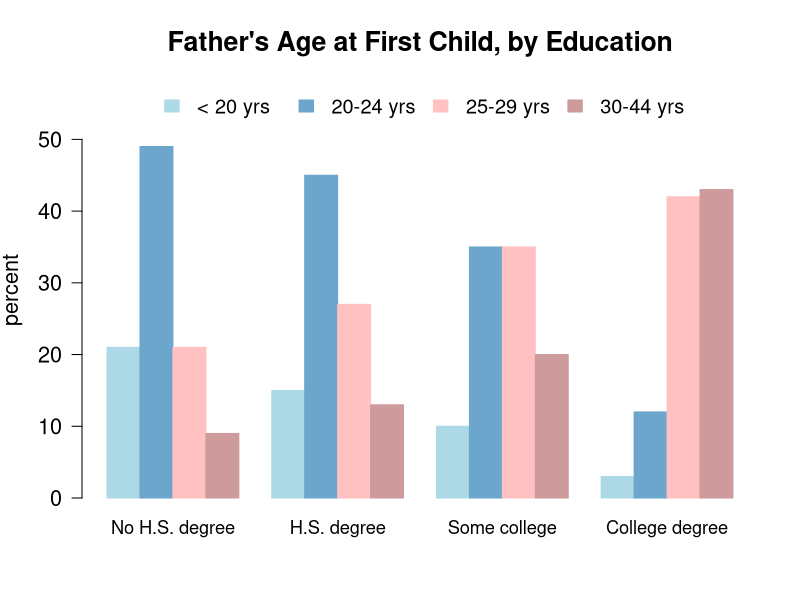

Write R code to recreate this figure.
## ----groupedbarchart, fig.width = 7, fig.height = 5----
fathers <- read.table("fathers.txt")
columns <- c("NOHSDEG", "HSDEG", "SOMECOLL", "COLLDEG")
data <- as.matrix(subset(fathers, select = columns))
colors4 <- c("lightblue", "skyblue3", "rosybrown1",
             "rosybrown3")
edugroups <- c("No H.S. degree", "H.S. degree",
               "Some college", "College degree")
barplot(data, names.arg = edugroups, beside=TRUE,
        col = colors4, border = colors4, ylab = "percent",
        ylim = c(0,58), cex.axis = 1.3, cex.names = 1.1,
        cex.lab = 1.3, las = 1)
legend("top", fill = colors4, border = colors4, bty = "n",
        legend=fathers$AGE, cex = 1.2, horiz = TRUE)
title ("Father's Age at First Child, by Education",
       cex.main = 1.6)

